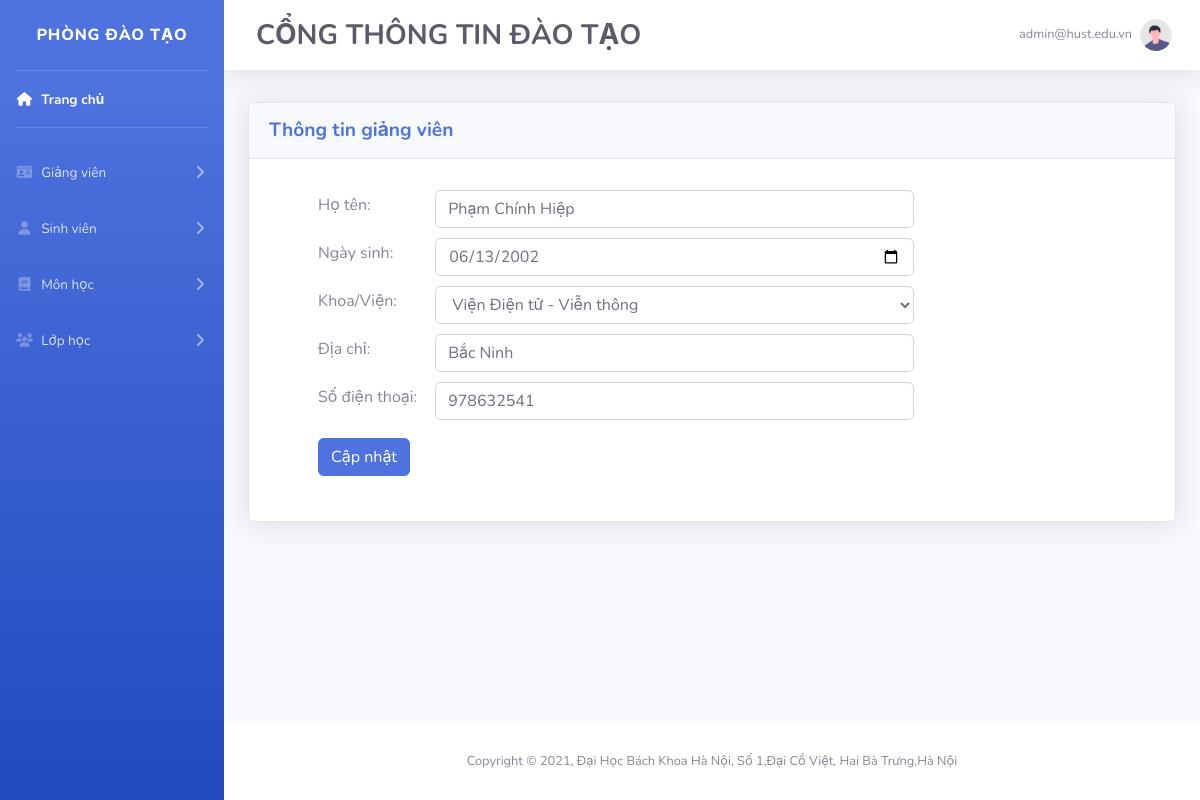
The app's page /admin/change_in4_teacher.php?id=hiep.pc@hust.edu.vn (signed in) with its own data.
### tables this page shows
CREATE TABLE `user` (
  `email` varchar(255) NOT NULL,
  `fullname` varchar(255) NOT NULL,
  `birthday` date NOT NULL,
  `Ma_Khoa` varchar(5) NOT NULL,
  `address` varchar(255) DEFAULT NULL,
  `phone` int(10) DEFAULT NULL,
  `password` varchar(255) NOT NULL,
  `level` int(11) NOT NULL,
  `time` datetime NOT NULL DEFAULT current_timestamp()
);

CREATE TABLE `khoa_data` (
  `Ma_Khoa` varchar(5) NOT NULL,
  `Ten_Khoa` varchar(255) NOT NULL,
  `Dia_Chi` varchar(255) NOT NULL
);

### admin/change_in4_teacher.php (the view, shortened to what this page needs)
<!DOCTYPE html>
<html lang="en">
<head>
    <link href="../vendor/fontawesome-free/css/all.min.css" rel="stylesheet" type="text/css">
    <link href="../css/sb-admin-2.css" rel="stylesheet">
</head>
<body id="page-top">
    <div id="wrapper">
        <?php
            require("front_end/sidebar.php");
        ?>
        <div id="content-wrapper" class="d-flex flex-column">
            <div id="content">
                <?php
                    require("front_end/topbar.php");
                ?>
                <div class="container-fluid">
                    <div class="row">
                        <div class="col-lg-12">
                            <div class="card mb-4 shadow mt-2">
                                <div class="card-header py-3">
                                    <h6 class="m-0 font-weight-bold text-primary"style="font-size: 1.2rem;">Thông tin giảng viên</h6>
                                </div>
                                <div class="card-body">
                                    <table class="card-body ml-5">
                                        <?php
                                            include"../database/config.php";
                                            if(isset($_GET['id'])){
                                                $email = $_GET['id'];
                                                $sql = "SELECT fullname, birthday, address, phone, khoa_data.Ten_Khoa, khoa_data.Dia_Chi FROM user
                                                LEFT JOIN khoa_data
                                                ON user.Ma_Khoa = khoa_data.Ma_Khoa
                                                WHERE email = '$email'";
                                                $result = mysqli_query($conn,$sql);
                                                $info = mysqli_fetch_assoc($result);
                                        ?>
                                        <form method="POST" action="update_info_teacher.php" class="form-control" autocomplete="off">
                                            <tr>
                                                <td>
                                                </td>
                                            </tr>
                                            <tr class="">
                                                <td class="mt-2">Họ tên:</td>
                                                <td><input type="text" class="form-control ml-3 mt-2" name="full_name" value="<?php echo $info['fullname']; ?>"></td>
                                            </tr>
                                            <tr>
                                                <td class="mt-2">Ngày sinh:</td>
                                                <td><input type="date" class="form-control ml-3 mt-2" name="birth_day" id="" value="<?php echo $info['birthday']; ?>"></td>
                                            </tr>
                                            <tr>
                                                <td class="mt-2">Khoa/Viện:</td>
                                                <td>
                                                <select name="khoa" class="form-control ml-3 mt-2">
                                                    <option selected><?php echo $info['Ten_Khoa']; ?></option>
                                                </select>
                                                </td>
                                            </tr>
                                            <tr>
                                                <td class="mt-2">Địa chỉ:</td>
                                                <td><input type="text" class="form-control ml-3 mt-2" name="address" value="<?php echo $info['address']; ?>"></td>
                                            </tr>
                                            <tr>
                                                <td class="mt-2">Số điện thoại:</td>
                                                <td><input type="text" class="form-control ml-3 mt-2" name="phone" value="<?php echo $info['phone']; ?>"></td>
                                            </tr>
                                            <tr>
                                                <td><button type="submit" class="btn btn-primary mt-3 text-center mb-4" name="update">Cập nhật</button></td>
                                            </tr>
                                        </form>
                                        <?php
                                            }
                                        ?>
                                    </table>
                                </div>
                            </div>
                        </div>
                    </div>
                </div>
            </div>
                <?php
                    require("front_end/footer.php");
                ?>
        </div>
    </div>
</body>
</html>

### records on screen
user: full_name "Phạm Chính Hiệp", birth_day "06/13/2002", khoa "Viện Điện tử - Viễn thông", address "Bắc Ninh", phone "978632541"

### other values on screen
$_SESSION['CurrenUser'] "admin@hust.edu.vn"
